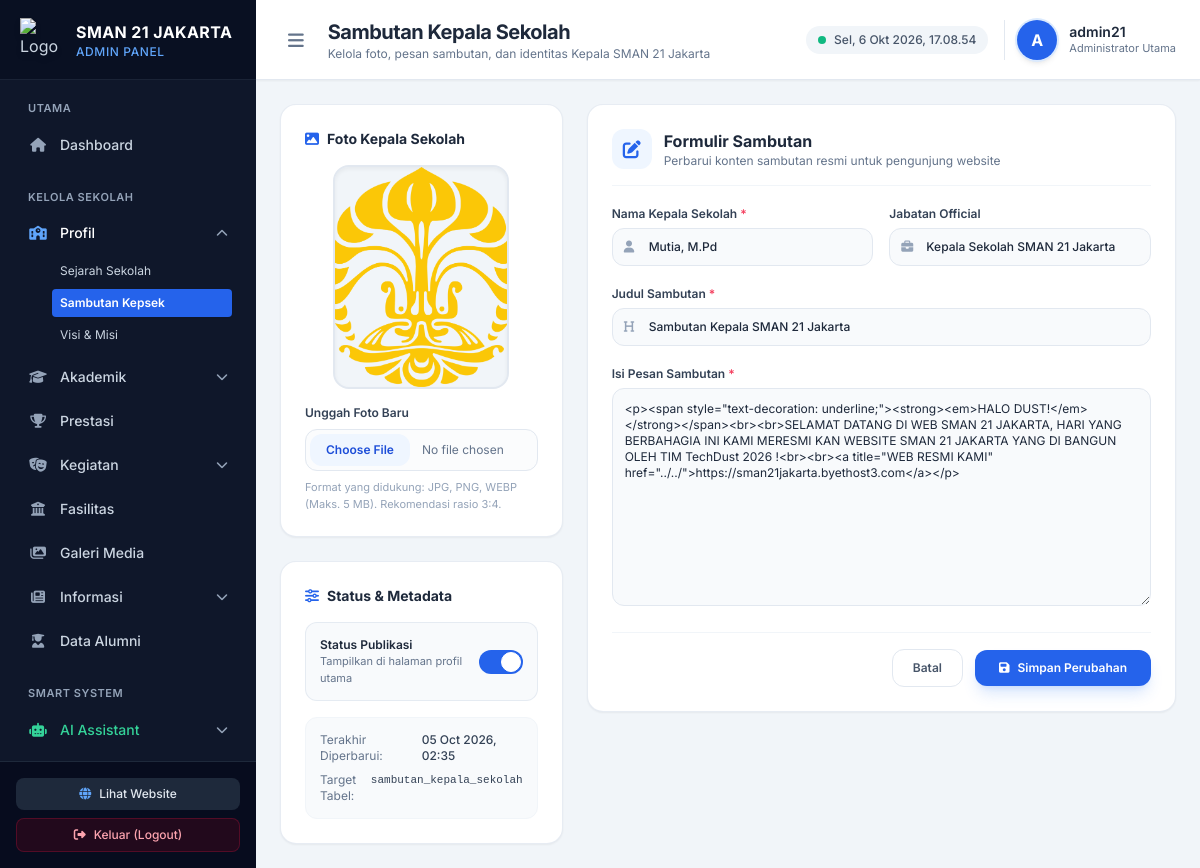
/admin/profil/sambutan.php, run on the app's committed database.
### tables this page shows
CREATE TABLE `sambutan_kepala_sekolah` (
  `id` int(11) NOT NULL,
  `nama_kepala_sekolah` varchar(255) NOT NULL,
  `jabatan` varchar(150) NOT NULL DEFAULT 'Kepala Sekolah',
  `foto` varchar(255) DEFAULT NULL,
  `judul` varchar(255) NOT NULL,
  `isi_sambutan` text NOT NULL,
  `status_aktif` tinyint(1) NOT NULL DEFAULT 1,
  `tanggal_update` timestamp NOT NULL DEFAULT current_timestamp() ON UPDATE current_timestamp()
);

### admin/profil/sambutan.php (the view, shortened to what the rows shown need)
<?php
$host = 'sql305.byethost3.com';
$user = 'b3_43046986';
$pass = 'J@karta5';
$db   = 'b3_43046986_sman21jkt';
$conn = @mysqli_connect($host, $user, $pass, $db);
$default_sambutan = [
    'nama_kepala_sekolah' => 'Mutia, M.Pd',
    'jabatan'             => 'Kepala Sekolah SMAN 21 Jakarta',
    'foto'                => '',
    'judul'               => 'Sambutan Kepala SMAN 21 Jakarta',
    'isi_sambutan'        => 'Selamat datang di website resmi SMAN 21 Jakarta.',
    'status_aktif'        => 1,
    'tanggal_update'      => date('Y-m-d H:i:s')
];
$data_sambutan = $default_sambutan;
if ($conn) {
    $q_sambutan = @mysqli_query($conn, "SELECT * FROM sambutan_kepala_sekolah WHERE id = 1 LIMIT 1");
    if ($q_sambutan && mysqli_num_rows($q_sambutan) > 0) {
        $db_data = mysqli_fetch_assoc($q_sambutan);
        if (is_array($db_data)) {
            $data_sambutan = array_merge($default_sambutan, $db_data);
        }
    }
}
?>
<!DOCTYPE html>
<html lang="id">
<head>
    <script src="https://cdn.tailwindcss.com"></script>
    <link rel="stylesheet" href="https://cdnjs.cloudflare.com/ajax/libs/font-awesome/6.4.0/css/all.min.css">
</head>
<body class="bg-slate-50 font-sans text-slate-800 antialiased flex h-screen overflow-hidden">
    <aside id="sidebar" class="w-64 bg-slate-900 text-slate-300 flex flex-col flex-shrink-0 transition-all duration-300 z-30">
        <div class="h-20 flex items-center gap-3 px-5 border-b border-slate-800/80 bg-slate-950/40">
            <div class="leading-tight">
                <h1 class="font-bold text-white text-base tracking-wide">SMAN 21 JAKARTA</h1>
            </div>
        </div>
    </aside>
    <div class="flex-1 flex flex-col min-w-0 overflow-hidden bg-slate-100">
        <header class="h-20 bg-white border-b border-slate-200 flex items-center justify-between px-6 z-10 shadow-sm">
            <div class="flex items-center gap-4">
                <div>
                    <h2 class="text-xl font-bold text-slate-800 tracking-tight">Sambutan Kepala Sekolah</h2>
                </div>
            </div>
        </header>
        <main class="flex-1 overflow-y-auto p-6 space-y-6">
            <form action="" method="POST" enctype="multipart/form-data" class="grid grid-cols-1 lg:grid-cols-3 gap-6">
                <div class="space-y-6">
                    <div class="bg-white rounded-2xl border border-slate-200/80 p-6 shadow-sm">
                        <div class="flex flex-col items-center">
                            <div class="relative w-44 h-56 rounded-2xl overflow-hidden bg-slate-100 border-2 border-slate-200 shadow-inner flex items-center justify-center group mb-4">
                                <?php
                                    $photo_src = !empty($data_sambutan['foto']) && file_exists('../../uploads/sambutan/' . $data_sambutan['foto'])
                                        ? '../../uploads/sambutan/' . htmlspecialchars($data_sambutan['foto'] ?? '')
                                        : 'https://images.unsplash.com/photo-1573496359142-b8d87734a5a2?q=80&w=400&auto=format&fit=crop';
                                ?>
                                <img id="previewImage" src="<?= $photo_src ?>" alt="Foto Kepala Sekolah" class="w-full h-full object-cover">
                            </div>
                        </div>
                    </div>
                    <div class="bg-white rounded-2xl border border-slate-200/80 p-6 shadow-sm space-y-4">
                        <div class="p-3.5 rounded-xl bg-slate-50 border border-slate-100 text-xs space-y-2">
                            <div class="flex justify-between">
                                <span class="text-slate-500">Terakhir Diperbarui:</span>
                                <span class="font-medium text-slate-700">
                                    <?= !empty($data_sambutan['tanggal_update']) ? date('d M Y, H:i', strtotime($data_sambutan['tanggal_update'])) : date('d M Y, H:i') ?>
                                </span>
                            </div>
                        </div>
                    </div>
                </div>
                <div class="lg:col-span-2 space-y-6">
                    <div class="bg-white rounded-2xl border border-slate-200/80 p-6 shadow-sm space-y-5">
                        <div class="grid grid-cols-1 sm:grid-cols-2 gap-4">
                            <div>
                                <div class="relative">
                                    <span class="absolute inset-y-0 left-0 pl-3 flex items-center pointer-events-none text-slate-400 text-xs">
                                    </span>
                                    <input type="text" name="nama_kepala_sekolah" required
                                        value="<?= htmlspecialchars($data_sambutan['nama_kepala_sekolah'] ?? '') ?>"
                                        placeholder="Contoh: Mutia, M.Pd"
                                        class="w-full pl-9 pr-3 py-2.5 bg-slate-50 border border-slate-200 rounded-xl text-xs font-medium text-slate-800 focus:outline-none focus:ring-2 focus:ring-blue-500 focus:bg-white transition">
                                </div>
                            </div>
                            <div>
                                <div class="relative">
                                    <span class="absolute inset-y-0 left-0 pl-3 flex items-center pointer-events-none text-slate-400 text-xs">
                                    </span>
                                    <input type="text" name="jabatan"
                                        value="<?= htmlspecialchars($data_sambutan['jabatan'] ?? '') ?>"
                                        placeholder="Contoh: Kepala SMAN 21 Jakarta"
                                        class="w-full pl-9 pr-3 py-2.5 bg-slate-50 border border-slate-200 rounded-xl text-xs font-medium text-slate-800 focus:outline-none focus:ring-2 focus:ring-blue-500 focus:bg-white transition">
                                </div>
                            </div>
                        </div>
                        <div>
                            <div class="relative">
                                <span class="absolute inset-y-0 left-0 pl-3 flex items-center pointer-events-none text-slate-400 text-xs">
                                </span>
                                <input type="text" name="judul" required
                                    value="<?= htmlspecialchars($data_sambutan['judul'] ?? '') ?>"
                                    placeholder="Contoh: Sambutan Kepala SMAN 21 Jakarta"
                                    class="w-full pl-9 pr-3 py-2.5 bg-slate-50 border border-slate-200 rounded-xl text-xs font-medium text-slate-800 focus:outline-none focus:ring-2 focus:ring-blue-500 focus:bg-white transition">
                            </div>
                        </div>
                        <div>
                            <label class="block text-xs font-semibold text-slate-700 mb-1.5">Isi Pesan Sambutan <span class="text-rose-500">*</span></label>
                            <textarea name="isi_sambutan" id="isi_sambutan" rows="12"
                                class="w-full p-3 bg-slate-50 border border-slate-200 rounded-xl text-xs font-normal text-slate-800 focus:outline-none focus:ring-2 focus:ring-blue-500 focus:bg-white transition"
                                placeholder="Tuliskan kata sambutan lengkap di sini..."><?= htmlspecialchars($data_sambutan['isi_sambutan'] ?? '') ?></textarea>
                        </div>
                    </div>
                </div>
            </form>
        </main>
    </div>
</body>
</html>

### data on the page
sambutan_kepala_sekolah: foto (picture), tanggal_update "05 Oct 2026, 02:35", nama_kepala_sekolah "Mutia, M.Pd", jabatan "Kepala Sekolah SMAN 21 Jakarta", judul "Sambutan Kepala SMAN 21 Jakarta", isi_sambutan "<p><span style=\"text-decoration: underline;\"><strong><em>HALO DUST!</em></strong></span><br><br>SELAMAT DATANG DI WEB SMAN 21 JAKARTA, HARI YANG BERBAHAGIA INI KAMI MERESMI KAN WEBSITE SMAN 21 JAKARTA YANG DI BANGUN OLEH TIM TechDust 2026 !<br><br><a title=\"WEB RESMI KAMI\" href=\"../../\">https://sman21jakarta.byethost3.com</a></p>"

### other printed values
substr($admin_username, 0, 1) "A"
$admin_username "admin21"
